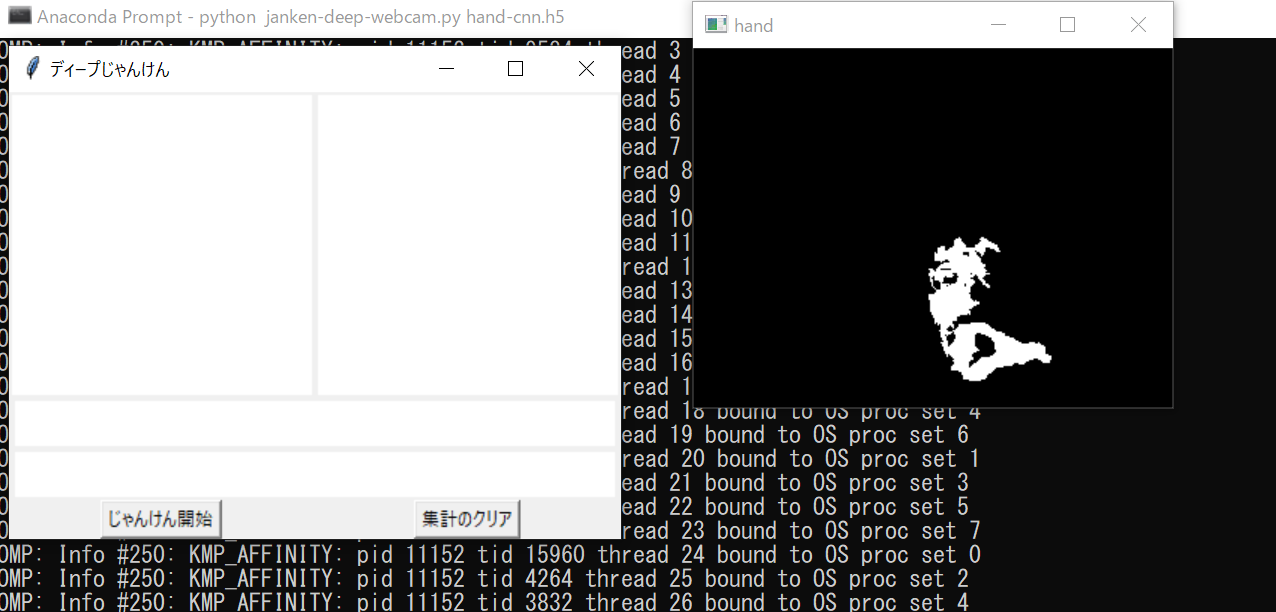
#> input picture janken.png, 1276 x 612 px, given in place of the camera
$ python test-binary-webcam.py   (older library calls are emulated)
#> lines starting #> are read from the running program, lines starting #| are printed output that depends on the picture; after the words box and inside, x2 and y2 are one past the last pixel; in counts of white or black regions, pixels touching at a corner belong together
# -*- coding: utf-8 -*-
import cv2
import numpy as np
from scipy import stats

(w, h)=(320, 240)

version = cv2.__version__.split(".")
print(cv2.__version__)
CVversion = int(version[0])

# 手の認識用パラメータ（HチャンネルとSチャンネルとを二値化するための条件）
hmin = 0
hmax = 30 # 15-40程度にセット
smin = 50

# グー、チョキ、パーのファイルの個数を格納する変数
gu_file_count = 0
choki_file_count = 0
pa_file_count = 0

# 二値化された画像を保存するための関数（自分の手の画像で学習したい方のみ用いる）
def save_hand(mode, img):
    global gu_file_count
    global choki_file_count
    global pa_file_count

    if mode == 'g':
        filename = 'img_gu{0:03d}.png'.format(gu_file_count)
        print('saving {0}'.format(filename))
        cv2.imwrite(filename, img)
        gu_file_count += 1
    elif mode == 'c':
        filename = 'img_choki{0:03d}.png'.format(choki_file_count)
        print('saving {0}'.format(filename))
        cv2.imwrite(filename, img)
        choki_file_count += 1
    elif mode == 'p':
        filename = 'img_pa{0:03d}.png'.format(pa_file_count)
        print('saving {0}'.format(filename))
        cv2.imwrite(filename, img)
        pa_file_count += 1


cap = cv2.VideoCapture(0)

if CVversion == 2:
    cap.set(cv2.cv.CV_CAP_PROP_FRAME_WIDTH, w)
    cap.set(cv2.cv.CV_CAP_PROP_FRAME_HEIGHT, h)
    cap.set(cv2.cv.CV_CAP_PROP_FPS, 15)
else:
    cap.set(cv2.CAP_PROP_FRAME_WIDTH, w)
    cap.set(cv2.CAP_PROP_FRAME_HEIGHT, h)
    cap.set(cv2.CAP_PROP_FPS, 15)

blurval = min(int(8*(w/640)), 12)
blurval = blurval + 1 - blurval%2
while True:
    ret, frame = cap.read()
#> frame is the input picture: shape (612, 1276, 3); mean B, G, R 126.9, 126.9, 126.9
    #frame = cv2.resize(frame, dsize=(w, h) )

    # 映像データをHSV形式に変換
    hsv = cv2.cvtColor(frame, cv2.COLOR_BGR2HSV)
#> hsv: shape (612, 1276, 3); mean H, S, V 3.2, 6.7, 128.7
    # HSV形式からHチャンネルとSチャンネルの画像を得る
    hsv_channels = cv2.split(hsv)
    h_channel = hsv_channels[0]
    s_channel = hsv_channels[1]

    # Hチャンネルを平滑化
    h_binary = cv2.GaussianBlur(h_channel, (blurval,blurval), 0)

    # Hチャンネルの二値化画像を作成
    # hmin～hmaxの範囲を255（白）に、それ以外を0（黒）に
    ret,h_binary = cv2.threshold(h_binary, hmax, 255, cv2.THRESH_TOZERO_INV)
#> ret = 30
    ret,h_binary = cv2.threshold(h_binary, hmin, 255, cv2.THRESH_BINARY)
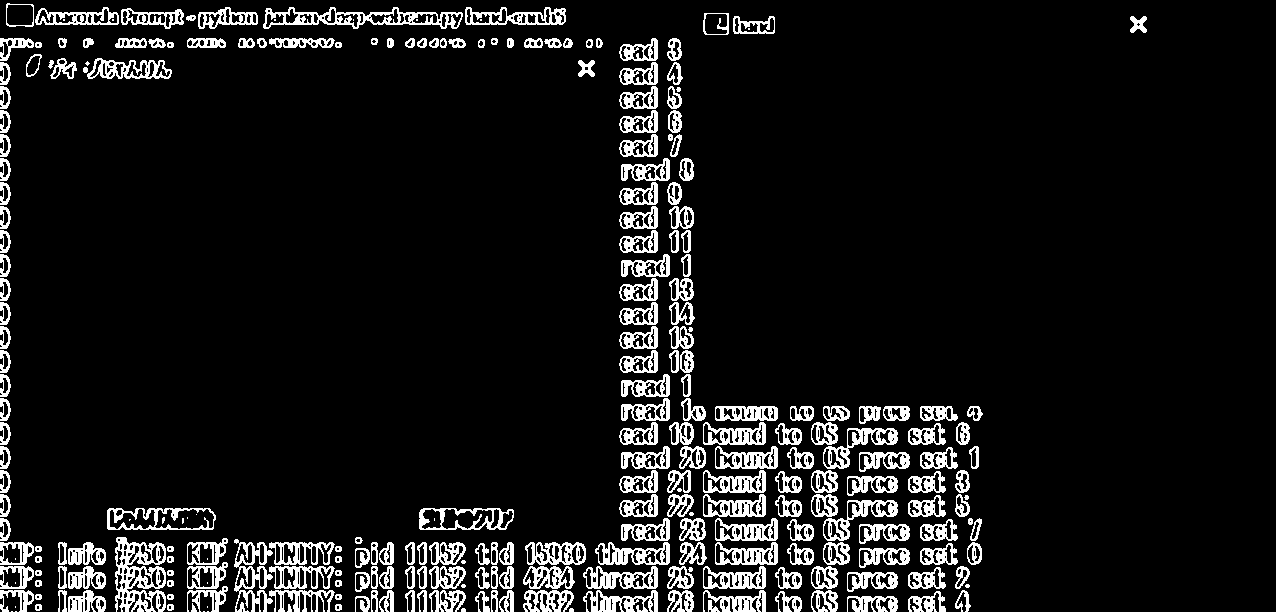
#> h_binary: shape (612, 1276); 9.2% white; 274 white regions (35 under 20 px), largest, box (x1, y1, x2, y2) and area: (115, 537, 166, 612) 2086, (263, 7, 463, 29) 1622, (234, 539, 273, 612) 1196
#> ret = 0
    # Sチャンネルの二値化画像を作成
    # smin～255の範囲を255（白）に、それ以外を0に（黒）に
    ret,s_binary = cv2.threshold(s_channel, smin, 255, cv2.THRESH_BINARY)
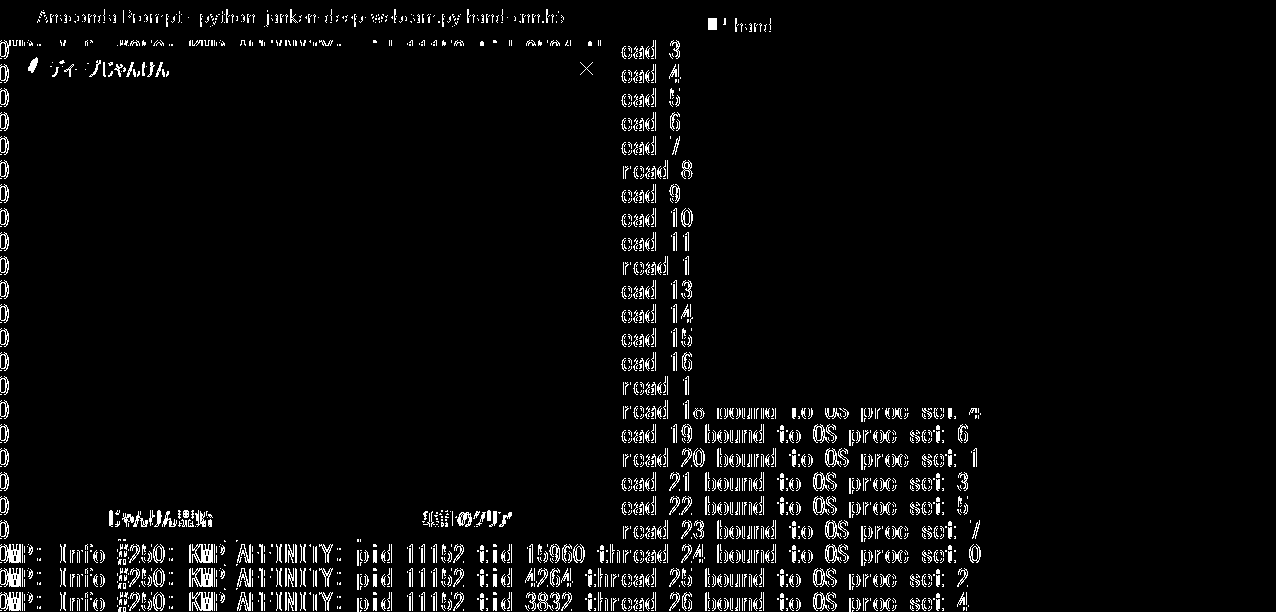
#> s_binary: shape (612, 1276); 4% white in thin lines or dots, all inside (x1, y1, x2, y2) = (0, 9, 981, 612)
#> ret = 50

    # HチャンネルとSチャンネルの二値化画像のANDをとる
    # HチャンネルとSチャンネルの両方で255（白）の領域のみ白となる
    hs_and = h_binary & s_binary

    # 以下、最も広い白領域のみを残すための計算
    # まず、白領域の塊（クラスター）にラベルを振る
    if CVversion == 2:
        img_dist, img_label = cv2.distanceTransformWithLabels(255-hs_and, cv2.cv.CV_DIST_L2, 5)
    else:
        img_dist, img_label = cv2.distanceTransformWithLabels(255-hs_and, cv2.DIST_L2, 5)
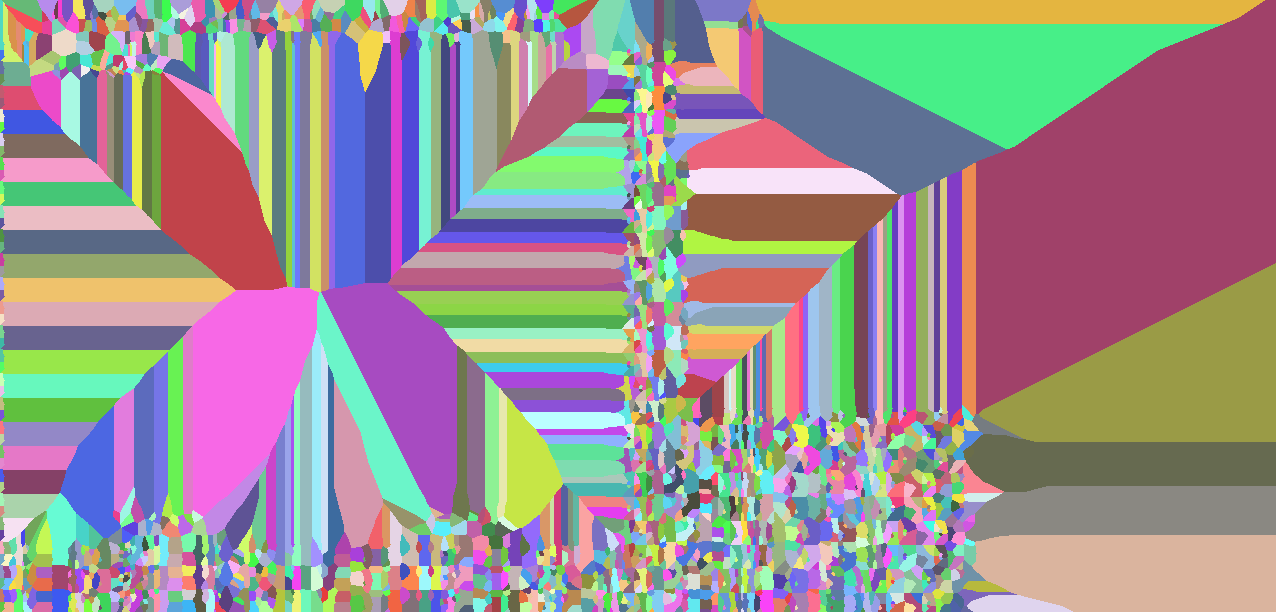
#> img_label: shape (612, 1276) int32; 2091 distinct labels, from 1 to 2091; one colour per label, 0 black
    img_label = np.uint8(img_label) & hs_and
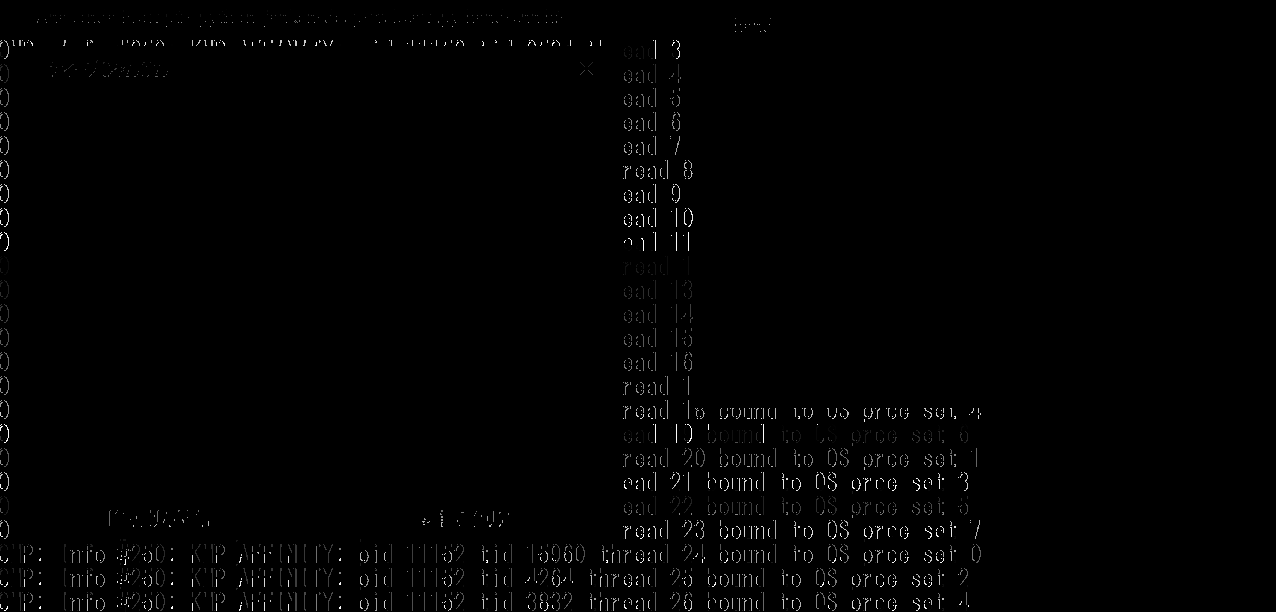
#> img_label: shape (612, 1276); min 0, max 255, mean 2.1
    # ラベル0は黒領域なので除外
    img_label_not_zero = img_label[img_label != 0]
#> img_label_not_zero = 12718 values, max 255 at index 468, min 1 at index 0, mean 130.5
    # 最も多く現れたラベルが最も広い白領域のラベル
    if len(img_label_not_zero) != 0:
        m = stats.mode(img_label_not_zero)[0]
#> m = 61
    else:
        m = 0
    # 最も広い白領域のみを残す
    hand = np.uint8(img_label == m)*255
#> hand: shape (612, 1276); 0.02% white in thin lines or dots, all inside (x1, y1, x2, y2) = (75, 15, 752, 611)

    # 表示して動作チェックするため h_channel, s_channel, h_binary, s_binary を結合
    hs = np.concatenate((h_channel, h_binary), axis=0)
    hs_bin = np.concatenate((s_channel, s_binary), axis=0)
    hs_final = np.concatenate((hs_and, hand), axis=0)
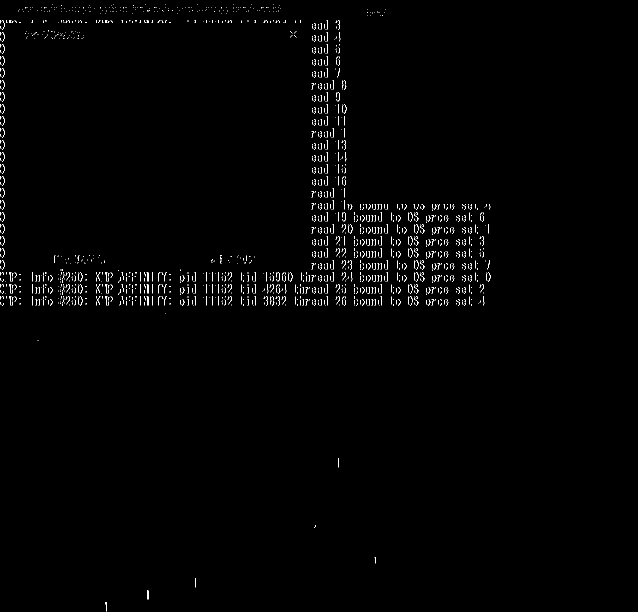
#> hs_final: shape (1224, 1276) (shown at 1/2 size); 0.82% white in thin lines or dots, all inside (x1, y1, x2, y2) = (0, 9, 981, 1223)
    hs_all = np.concatenate((hs, hs_bin, hs_final), axis=1)
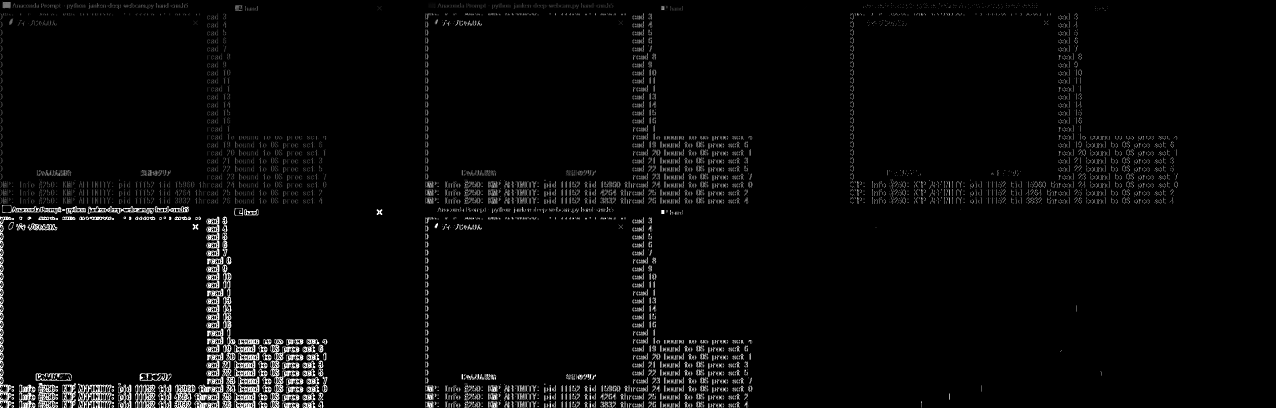
#> hs_all: shape (1224, 3828) (shown at 1/3 size); min 0, max 255, mean 8

    # 得られた二値化画像を画面に表示
    cv2.imshow('hand', hand)
    # 動作チェック用の画像を画面に表示
    #cv2.imshow('HS', hs_all)
    #cv2.imshow('frame', frame)

    # 'q'を入力でアプリケーション終了
    # 'g', 'c', 'p'のときは画像保存
    key = cv2.waitKey(1)
#> (key q is pressed here)
    if key & 0xFF == ord('q'):
        break
    elif key & 0xFF == ord('g'):
        save_hand('g', hand)
    elif key & 0xFF == ord('c'):
        save_hand('c', hand)
    elif key & 0xFF == ord('p'):
        save_hand('p', hand)

cap.release()
cv2.destroyAllWindows()
